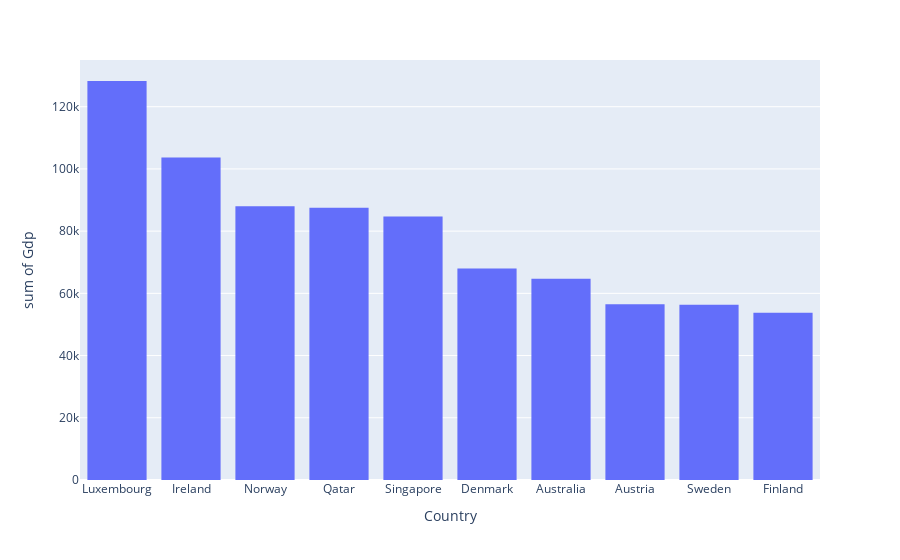

Write notebook code for a chart like this one.
### Code cell
import plotly.express as px
fig = px.histogram(gdp, x="Country",y="Gdp")
fig.show()

### Figure 1 — Plotly figure (JSON) as saved in the notebook; plotly's stock layout.template omitted (floating-point values rounded to 4 significant figures)
{"data": [{"alignmentgroup": "True", "bingroup": "x", "histfunc": "sum", "hovertemplate": "Country=%{x}<br>sum of Gdp=%{y}<extra></extra>", "legendgroup": "", "marker": {"color": "#636efa", "pattern": {"shape": ""}}, "name": "", "offsetgroup": "", "orientation": "v", "showlegend": false, "type": "histogram", "x": ["Luxembourg", "Ireland", "Norway", "Qatar", "Singapore", "Denmark", "Australia", "Austria", "Sweden", "Finland"], "xaxis": "x", "y": [128259, 103685, 87962, 87480, 84734, 67967, 64712, 56506, 56305, 53756], "yaxis": "y"}], "layout": {"autosize": true, "barmode": "relative", "legend": {"tracegroupgap": 0}, "margin": {"t": 60}, "xaxis": {"anchor": "y", "autorange": true, "domain": [0, 1], "range": [-0.5, 9.5], "title": {"text": "Country"}, "type": "category"}, "yaxis": {"anchor": "x", "autorange": true, "domain": [0, 1], "range": [0, 135000.0], "title": {"text": "sum of Gdp"}, "type": "linear"}}}
